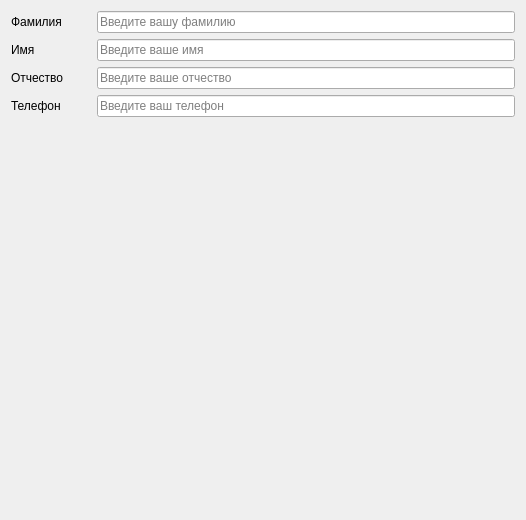
                <widget class="QWidget" name="page">
                 <property name="geometry">
                  <rect>
                   <x>0</x>
                   <y>0</y>
                   <width>526</width>
                   <height>520</height>
                  </rect>
                 </property>
                 <attribute name="label">
                  <string>QLineEdit</string>
                 </attribute>
                 <layout class="QVBoxLayout" name="verticalLayout_4">
                  <item>
                   <layout class="QHBoxLayout" name="horizontalLayout_5">
                    <item>
                     <widget class="QLabel" name="label">
                      <property name="minimumSize">
                       <size>
                        <width>80</width>
                        <height>0</height>
                       </size>
                      </property>
                      <property name="text">
                       <string>Фамилия</string>
                      </property>
                     </widget>
                    </item>
                    <item>
                     <widget class="QLineEdit" name="lineEdit">
                      <property name="placeholderText">
                       <string>Введите вашу фамилию</string>
                      </property>
                     </widget>
                    </item>
                   </layout>
                  </item>
                  <item>
                   <layout class="QHBoxLayout" name="horizontalLayout_4">
                    <item>
                     <widget class="QLabel" name="label_2">
                      <property name="minimumSize">
                       <size>
                        <width>80</width>
                        <height>0</height>
                       </size>
                      </property>
                      <property name="text">
                       <string>Имя</string>
                      </property>
                     </widget>
                    </item>
                    <item>
                     <widget class="QLineEdit" name="lineEdit_2">
                      <property name="echoMode">
                       <enum>QLineEdit::Normal</enum>
                      </property>
                      <property name="placeholderText">
                       <string>Введите ваше имя</string>
                      </property>
                     </widget>
                    </item>
                   </layout>
                  </item>
                  <item>
                   <layout class="QHBoxLayout" name="horizontalLayout_3">
                    <item>
                     <widget class="QLabel" name="label_3">
                      <property name="minimumSize">
                       <size>
                        <width>80</width>
                        <height>0</height>
                       </size>
                      </property>
                      <property name="text">
                       <string>Отчество</string>
                      </property>
                     </widget>
                    </item>
                    <item>
                     <widget class="QLineEdit" name="lineEdit_3">
                      <property name="placeholderText">
                       <string>Введите ваше отчество</string>
                      </property>
                     </widget>
                    </item>
                   </layout>
                  </item>
                  <item>
                   <layout class="QHBoxLayout" name="horizontalLayout_2">
                    <item>
                     <widget class="QLabel" name="label_4">
                      <property name="minimumSize">
                       <size>
                        <width>80</width>
                        <height>0</height>
                       </size>
                      </property>
                      <property name="text">
                       <string>Телефон</string>
                      </property>
                     </widget>
                    </item>
                    <item>
                     <widget class="QLineEdit" name="lineEdit_4">
                      <property name="placeholderText">
                       <string>Введите ваш телефон</string>
                      </property>
                     </widget>
                    </item>
                   </layout>
                  </item>
                  <item>
                   <spacer name="verticalSpacer">
                    <property name="orientation">
                     <enum>Qt::Vertical</enum>
                    </property>
                    <property name="sizeHint" stdset="0">
                     <size>
                      <width>20</width>
                      <height>40</height>
                     </size>
                    </property>
                   </spacer>
                  </item>
                 </layout>
                </widget>
